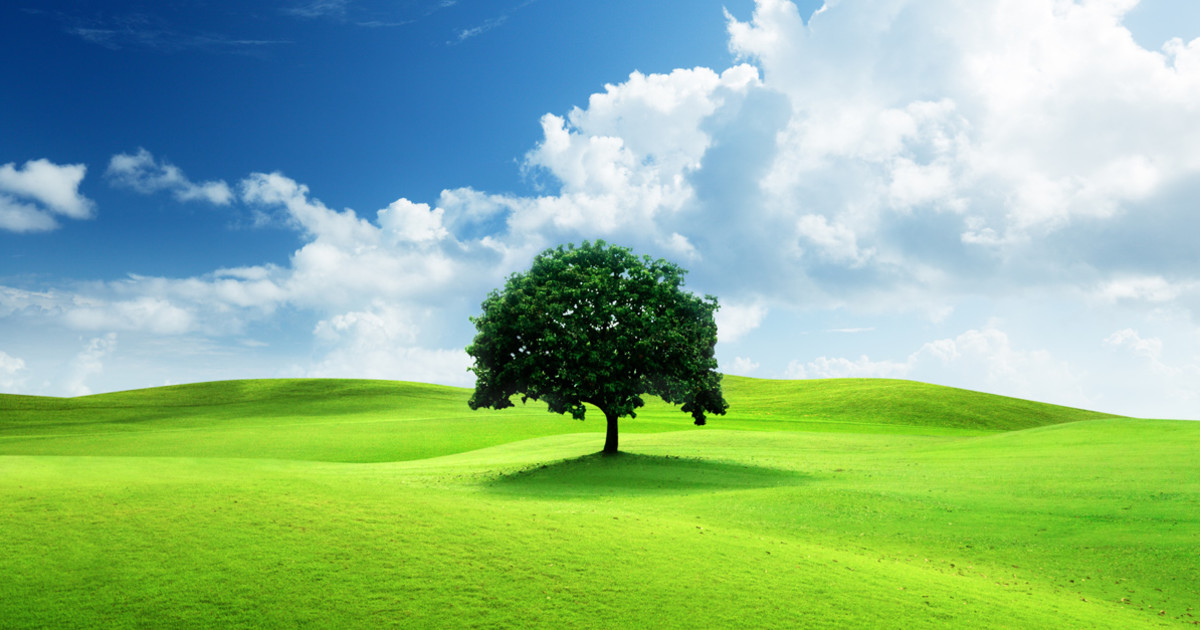
#> input picture nature.jpg, 1200 x 630 px, found by its file name
$ python 23.py
#> lines starting #> are read from the running program, lines starting #| are printed output that depends on the picture
import cv2
import numpy as np
import matplotlib.pyplot as plt
from scipy.fft import fft2, ifft2, fftshift, ifftshift

def create_filter(shape, filter_type, cutoff1, cutoff2=None, order=2):

    rows, cols = shape
    center_row, center_col = rows // 2, cols // 2

    row, col = np.indices((rows, cols))
    distance = np.sqrt((row - center_row) ** 2 + (col - center_col) ** 2)

    if filter_type == 'low':
        filter_ = 1 / (1 + (distance / cutoff1) ** (2 * order))
    elif filter_type == 'high':
        filter_ = 1 / (1 + (cutoff1 / distance) ** (2 * order))
    elif filter_type == 'band':
        filter_ = (1 / (1 + (distance / cutoff1) ** (2 * order))) * \
                  (1 - 1 / (1 + (distance / cutoff2) ** (2 * order)))
    elif filter_type == 'bandstop':
        filter_ = 1 - (1 / (1 + (distance / cutoff1) ** (2 * order))) * \
                    (1 - 1 / (1 + (distance / cutoff2) ** (2 * order)))

    return filter_

def apply_filter(image, filter_type, cutoff1, cutoff2=None, order=2):
    """Apply a frequency domain filter to an image."""
    # Convert image to frequency domain
    image_freq = fft2(image)
    image_freq_shifted = fftshift(image_freq)

    # Create filter
    filter_ = create_filter(image.shape, filter_type, cutoff1, cutoff2, order)

    # Apply filter in frequency domain
    filtered_freq = image_freq_shifted * filter_

    # Convert back to spatial domain
    filtered_freq_shifted = ifftshift(filtered_freq)
    filtered_image = np.abs(ifft2(filtered_freq_shifted))

    return filtered_image

def display_results(original, low_pass, high_pass, band_pass, band_stop):
    """Display the original and filtered images."""
    plt.figure(figsize=(12, 10))

    plt.subplot(2, 3, 1)
    plt.imshow(original, cmap='gray')
    plt.title('Original Image')
    plt.axis('off')

    plt.subplot(2, 3, 2)
    plt.imshow(low_pass, cmap='gray')
    plt.title('Low-pass Filter')
    plt.axis('off')

    plt.subplot(2, 3, 3)
    plt.imshow(high_pass, cmap='gray')
    plt.title('High-pass Filter')
    plt.axis('off')

    plt.subplot(2, 3, 5)
    plt.imshow(band_pass, cmap='gray')
    plt.title('Band-pass Filter')
    plt.axis('off')

    plt.subplot(2, 3, 6)
    plt.imshow(band_stop, cmap='gray')
    plt.title('Band-stop Filter')
    plt.axis('off')

    plt.tight_layout()
    plt.show()

def main():
    # Load the grayscale image
    image_path = 'P:\\PCA2_10071023015\\nature.jpg'  # Change this to your image file path
    image = cv2.imread(image_path, cv2.IMREAD_GRAYSCALE)
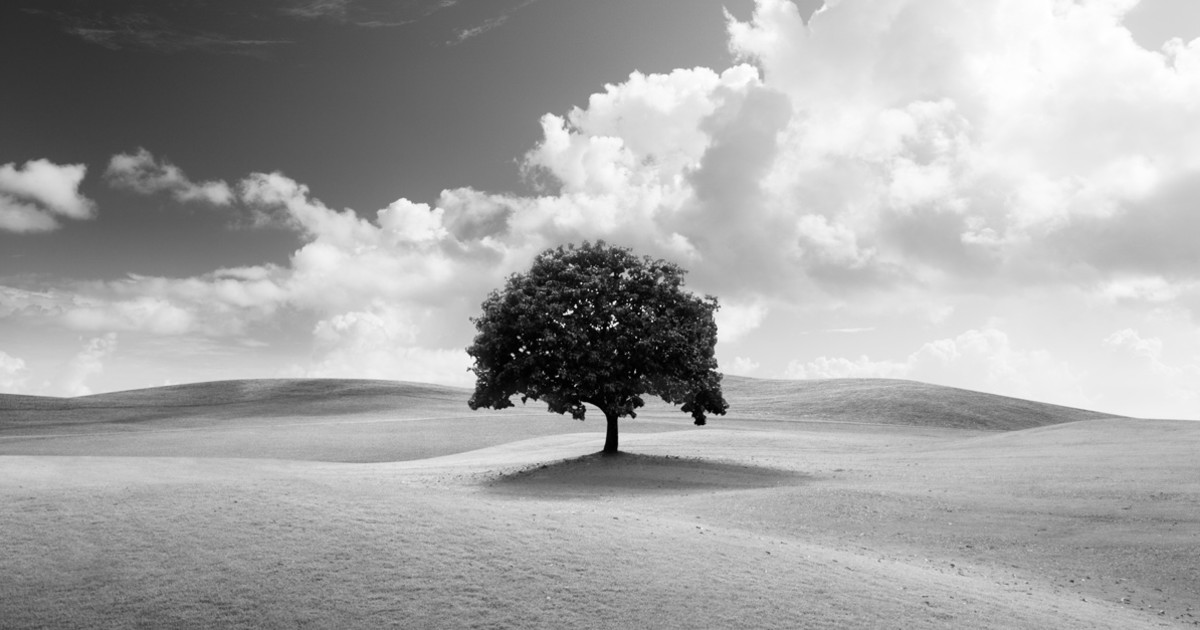
#> image: shape (630, 1200); min 0, max 255, mean 165.3

    if image is None:
        print(f"Error loading image from path: {image_path}")
        return

    # Define cutoff frequencies
    cutoff_low = 30
    cutoff_high = 60
    cutoff_band_low = 20
    cutoff_band_high = 50

    # Apply filters
    low_pass = apply_filter(image, 'low', cutoff_low)
#> in apply_filter, `filtered_image = np.abs(ifft2(filtered_freq_shifted))`:
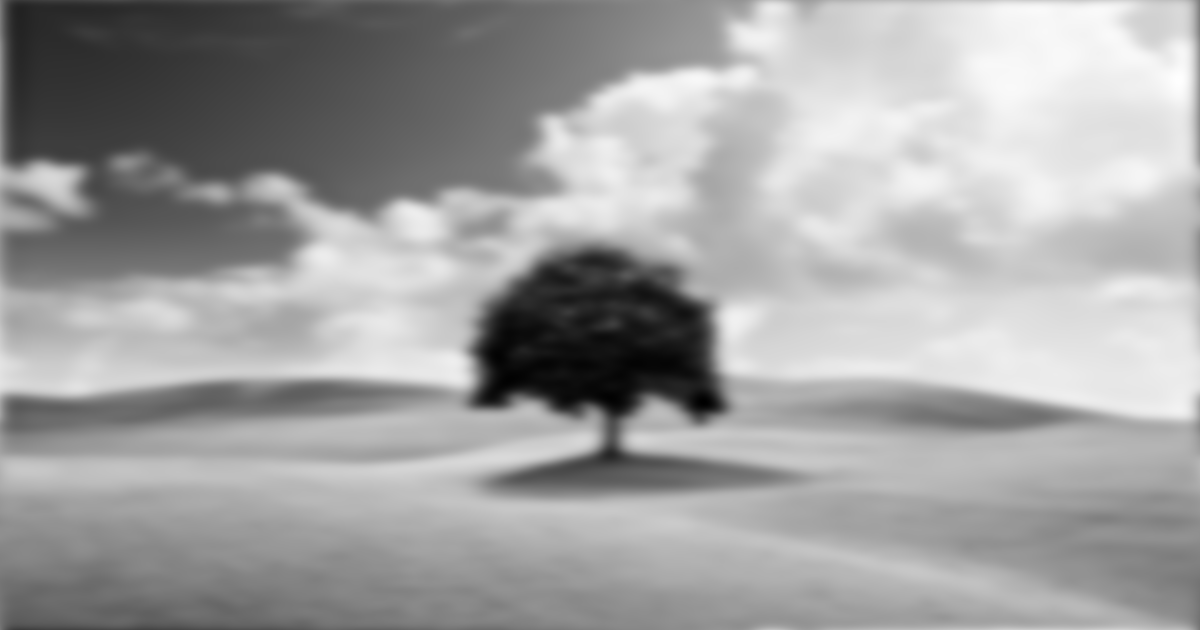
#> filtered_image: shape (630, 1200) float64; min 4.31, max 259.2, mean 165.3; drawn with min black and max white
    high_pass = apply_filter(image, 'high', cutoff_low)
#> call 2 of apply_filter, with filter_type = 'high', cutoff1 = 30, order = 2
#> in apply_filter (call 2), `filtered_image = np.abs(ifft2(filtered_freq_shifted))`:
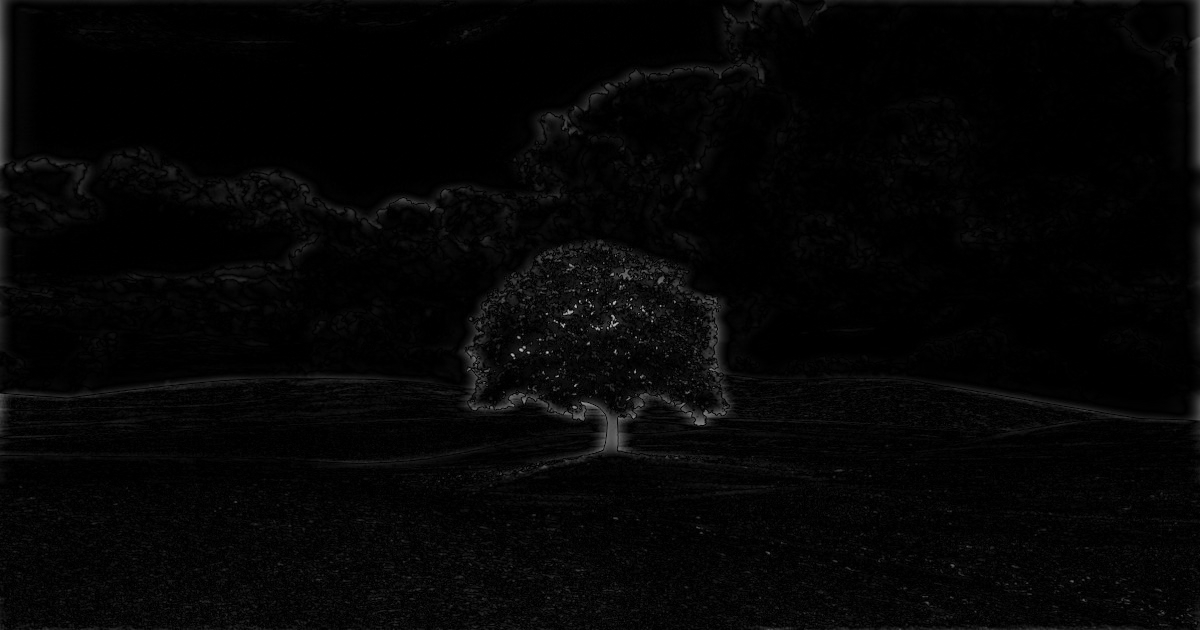
#> filtered_image: shape (630, 1200) float64; min 1.44e-06, max 194.2, mean 5.6
    band_pass = apply_filter(image, 'band', cutoff_band_low, cutoff_band_high)
#> call 3 of apply_filter, with filter_type = 'band', cutoff1 = 20, cutoff2 = 50, order = 2
#> in apply_filter (call 3), `filtered_image = np.abs(ifft2(filtered_freq_shifted))`:
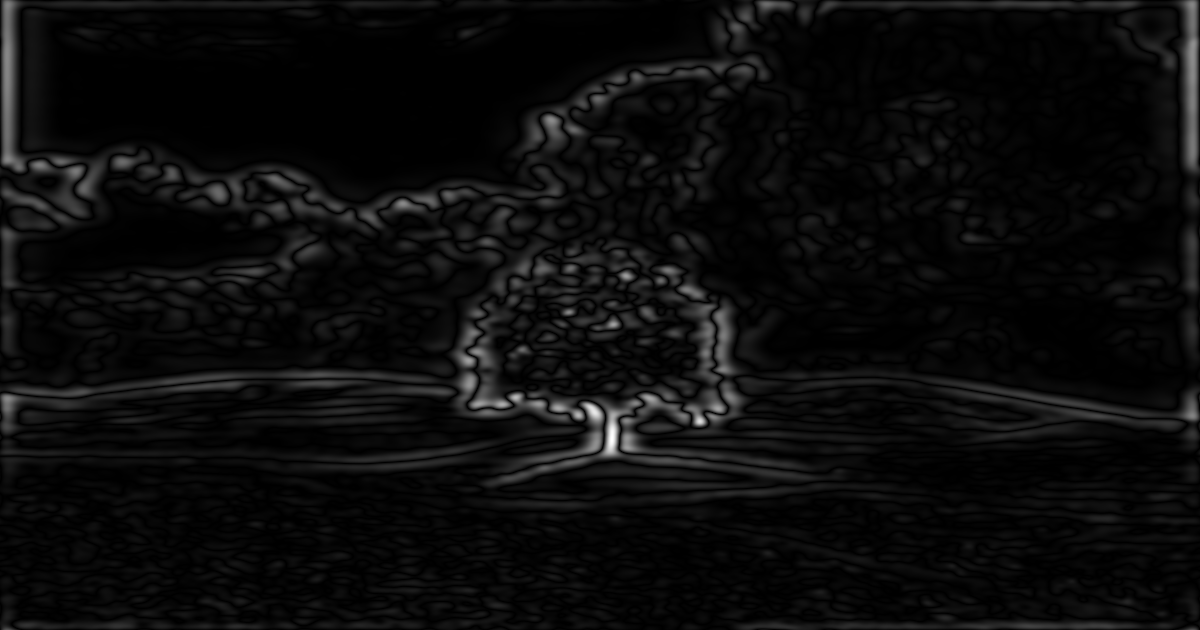
#> filtered_image: shape (630, 1200) float64; min 1.41e-07, max 2.24, mean 0.106; drawn with min black and max white
    band_stop = apply_filter(image, 'bandstop', cutoff_band_low, cutoff_band_high)

    # Display results
    display_results(image, low_pass, high_pass, band_pass, band_stop)

if __name__ == "__main__":
    main()

$ run again, with image.jpg copied over nature.jpg
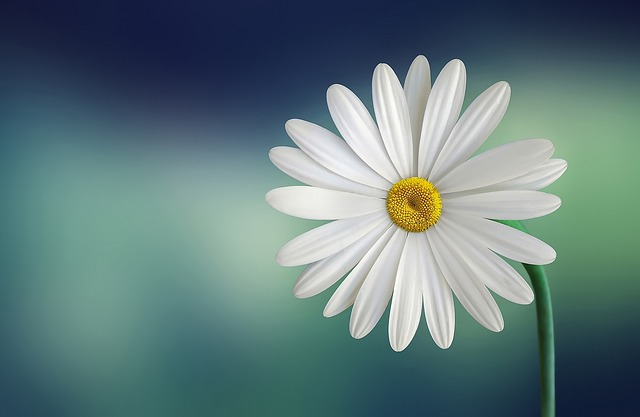
#> input picture image.jpg, 640 x 417 px, found by its file name
#> in main, `image = cv2.imread(image_path, cv2.IMREAD_GRAYSCALE)`:
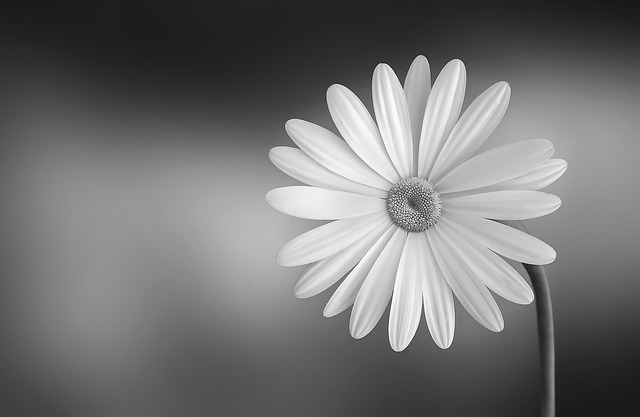
#> image: shape (417, 640); min 11, max 255, mean 115.1
#> in apply_filter (call 3), `filtered_image = np.abs(ifft2(filtered_freq_shifted))`:
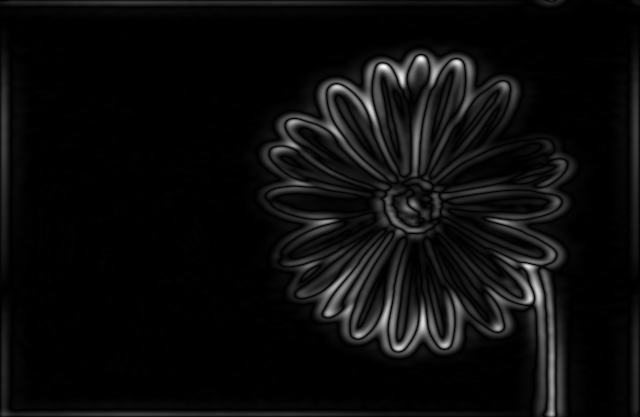
#> filtered_image: shape (417, 640) float64; min 3.14e-08, max 1.55, mean 0.077; drawn with min black and max white
